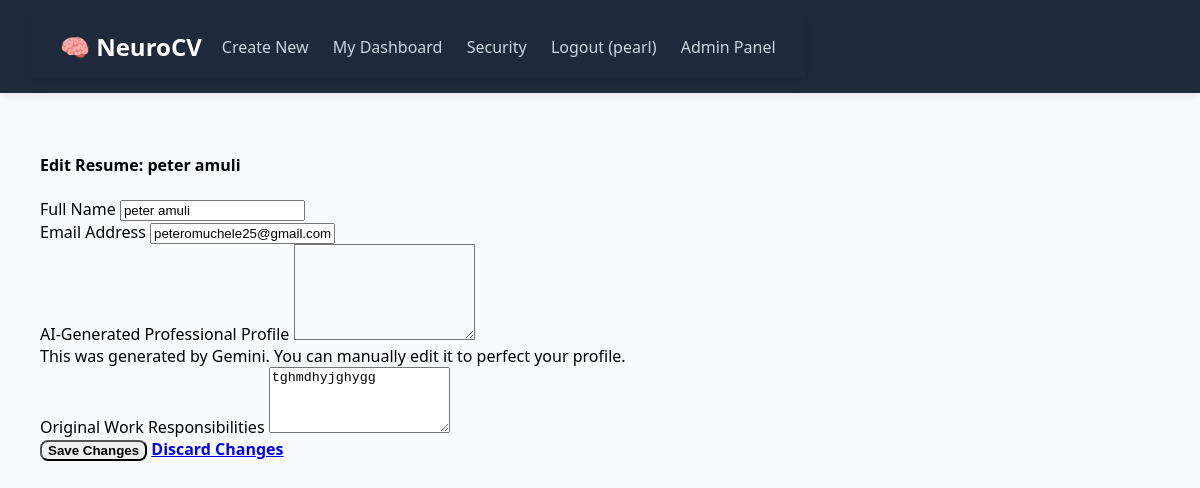
Screenshot of /resume/47/edit/ (signed in) with the database file from the repository.
### neuroCV/models.py (models this page shows, shortened)
class Resume(models.Model):
    user = models.ForeignKey(User, on_delete=models.CASCADE, null=True, blank=True)
    full_name = models.CharField(max_length=255)
    email = models.EmailField()
    phone = models.CharField(max_length=20)
    university = models.CharField(max_length=255)
    course = models.CharField(max_length=255)
    score = models.CharField(max_length=100)
    year = models.CharField(max_length=50) # Changed to CharField for flexibility (e.g., "2022-2026")
    company = models.CharField(max_length=255)
    role = models.CharField(max_length=255)
    duration = models.CharField(max_length=100)
    responsibilities = models.TextField()
    ai_summary = models.TextField(blank=True, null=True)
    ai_bullet = models.TextField(blank=True, null=True)
    skills = models.TextField()
    ref1_name = models.CharField(max_length=255, blank=True)
    ref1_job = models.CharField(max_length=255, blank=True)
    ref1_contact = models.CharField(max_length=255, blank=True)
    ref2_name = models.CharField(max_length=255, blank=True)
    ref2_job = models.CharField(max_length=255, blank=True)
    ref2_contact = models.CharField(max_length=255, blank=True)
    is_paid = models.BooleanField(default=False)
    checkout_request_id = models.CharField(max_length=100, blank=True, null=True)
    created_at = models.DateTimeField(auto_now_add=True)
    class Meta:
        ordering = ['-created_at'] # Shows newest resumes first in the dashboard

### neuroCV/views.py (the view, shortened to what this page needs)
# urls.py: path('resume/<int:pk>/edit/', views.edit_resume, name='edit_resume'),
@login_required # <--- Protects edit function
def edit_resume(request, pk):
    resume = get_object_or_404(Resume, pk=pk)
    return render(request, 'neuroCV/edit_resume.html', {'resume': resume})

### neuroCV/templates/neuroCV/edit_resume.html (shortened to what this page needs)
{% extends 'base.html' %}
{% block content %}
<div class="container mt-5 mb-5">
    <div class="card shadow border-0">
        <div class="card-header bg-primary text-white py-3">
            <h4 class="mb-0"> Edit Resume: {{ resume.full_name }}</h4>
        </div>
        <div class="card-body p-4">
            <form method="POST">
                <div class="row">
                    <div class="col-md-6 mb-3">
                        <label class="form-label fw-bold">Full Name</label>
                        <input type="text" name="full_name" class="form-control" value="{{ resume.full_name }}">
                    </div>
                    <div class="col-md-6 mb-3">
                        <label class="form-label fw-bold">Email Address</label>
                        <input type="email" name="email" class="form-control" value="{{ resume.email }}">
                    </div>
                </div>
                <div class="mb-4">
                    <label class="form-label fw-bold text-primary">AI-Generated Professional Profile</label>
                    <textarea name="ai_bullets" class="form-control" rows="6" style="background-color: #f8fafc;">{{ resume.ai_bullets }}</textarea>
                    <div class="form-text mt-2">
                         This was generated by Gemini. You can manually edit it to perfect your profile.
                    </div>
                </div>
                <div class="mb-4">
                    <label class="form-label fw-bold">Original Work Responsibilities</label>
                    <textarea name="responsibilities" class="form-control" rows="4">{{ resume.responsibilities }}</textarea>
                </div>
                <div class="d-flex gap-2 pt-3 border-top">
                    <button type="submit" class="btn btn-success px-4">
                         Save Changes
                    </button>
                    <a href="{% url 'dashboard' %}" class="btn btn-outline-secondary px-4">
                        Discard Changes
                    </a>
                </div>
            </form>
        </div>
    </div>
</div>
{% endblock %}

### templates/base.html (shortened to what this page needs)
<!DOCTYPE html>
<html lang="en">
<head>
</head>
<body>
    <nav class="navbar">
        <nav class="navbar">
        <a href="{% url 'home' %}" class="nav-logo">🧠 NeuroCV</a>
        <div class="nav-links">
            <a href="{% url 'home' %}">Create New</a>
            {% if user.is_authenticated %}
                <a href="{% url 'dashboard' %}">My Dashboard</a>
                <a href="{% url 'password_change' %}">Security</a>
                <form action="{% url 'logout' %}" method="post" style="display:inline; margin-left: 20px;">
                    <button type="submit" style="background:none; border:none; color:#cbd5e1; font-family:inherit; font-size:inherit; cursor:pointer; font-weight:500; padding:0;">
                        Logout ({{ user.username }})
                    </button>
                      {% else %}
                <a href="{% url 'login' %}">Login</a>
            {% endif %}
                </form>
            <a href="/admin/" target="_blank">Admin Panel</a>
        </div>
    </nav>
    </nav>
    <div class="container">
        {% block content %}
        {% endblock %}
    </div>
</body>
</html>

### templates/base.html (style rules this page uses)
:root { --primary: #2563eb; --dark: #1e293b; }
body { font-family: 'Segoe UI', sans-serif; margin: 0; background: #f8fafc; }
.navbar { background: var(--dark); padding: 15px 30px; display: flex; justify-content: space-between; align-items: center; color: white; box-shadow: 0 2px 10px rgba(0,0,0,0.1); }
.nav-logo { font-weight: bold; font-size: 1.5rem; color: white; text-decoration: none; }
.nav-links a { color: #cbd5e1; text-decoration: none; margin-left: 20px; font-weight: 500; transition: color 0.3s; }
.container { padding: 20px; }

### neuroCV/templates/neuroCV/edit_resume.html (style rules this page uses)
.card { border-radius: 12px; }
.btn { border-radius: 8px; font-weight: 600; transition: 0.3s; }

### rows the page displays
Resume: full_name "peter amuli", email "peteromuchele25@gmail.com", responsibilities "tghmdhyjghygg"

### other values shown
{{ user.username }} "pearl"
